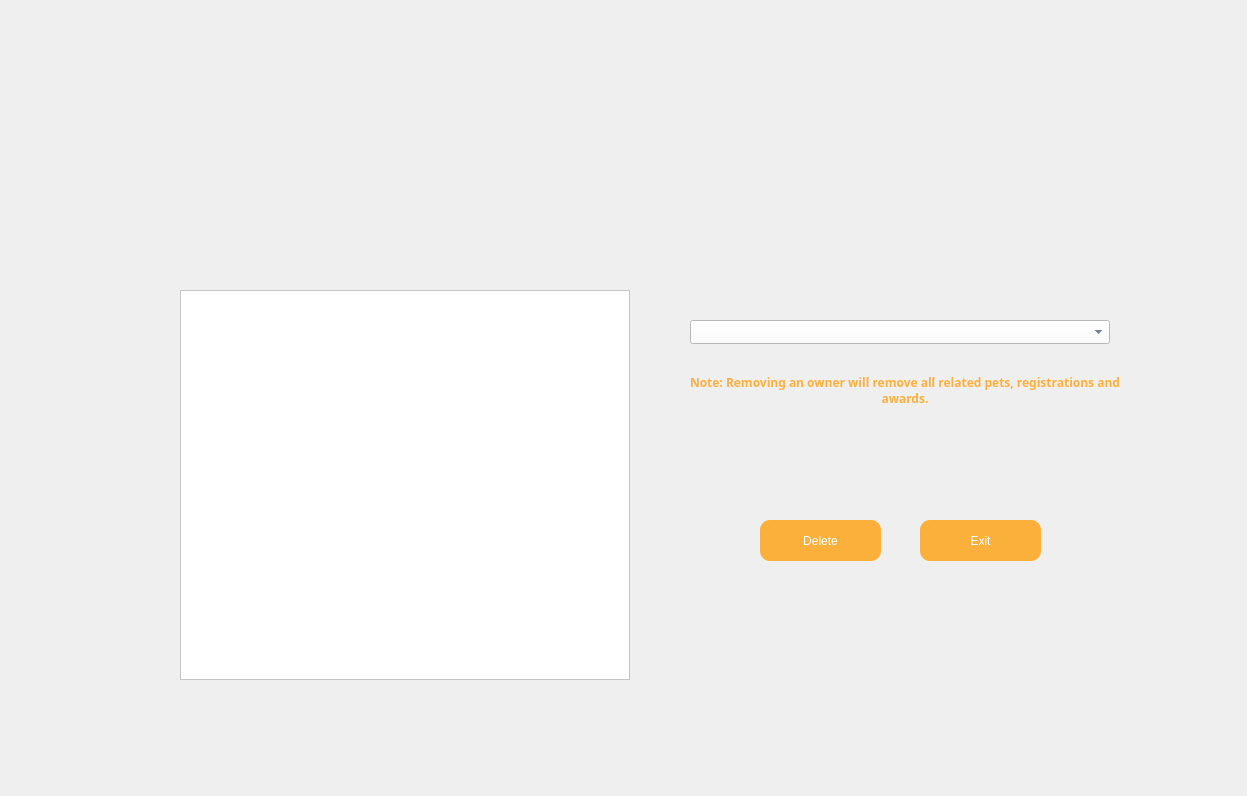
<?xml version="1.0" encoding="UTF-8"?>
<ui version="4.0">
 <class>RemoveOwnerDialog</class>
 <widget class="QDialog" name="RemoveOwnerDialog">
  <property name="geometry">
   <rect>
    <x>0</x>
    <y>0</y>
    <width>1247</width>
    <height>796</height>
   </rect>
  </property>
  <property name="windowTitle">
   <string>Remove Owner Data</string>
  </property>
  <widget class="QLabel" name="label">
   <property name="geometry">
    <rect>
     <x>0</x>
     <y>0</y>
     <width>1247</width>
     <height>796</height>
    </rect>
   </property>
   <property name="text">
    <string/>
   </property>
   <property name="pixmap">
    <pixmap>images/removeowner_bg.png</pixmap>
   </property>
   <property name="scaledContents">
    <bool>true</bool>
   </property>
  </widget>
  <widget class="QTableWidget" name="ownerstable">
   <property name="geometry">
    <rect>
     <x>180</x>
     <y>290</y>
     <width>450</width>
     <height>390</height>
    </rect>
   </property>
   <property name="font">
    <font>
     <family>Berlin Sans FB Demi</family>
     <pointsize>10</pointsize>
     <bold>true</bold>
    </font>
   </property>
   <property name="styleSheet">
    <string notr="true">color: rgb(20, 33, 68);
background-color: rgb(255, 255, 255);</string>
   </property>
  </widget>
  <widget class="QComboBox" name="ownercombo">
   <property name="geometry">
    <rect>
     <x>690</x>
     <y>320</y>
     <width>420</width>
     <height>24</height>
    </rect>
   </property>
   <property name="styleSheet">
    <string notr="true">font: 700 10pt &quot;Berlin Sans FB Demi&quot;;
color: rgb(40, 52, 84);
background-color: rgb(255, 255, 255);</string>
   </property>
  </widget>
  <widget class="QLabel" name="warninglabel">
   <property name="geometry">
    <rect>
     <x>690</x>
     <y>370</y>
     <width>430</width>
     <height>40</height>
    </rect>
   </property>
   <property name="font">
    <font>
     <family>Berlin Sans FB Demi</family>
     <pointsize>9</pointsize>
     <bold>true</bold>
    </font>
   </property>
   <property name="styleSheet">
    <string notr="true">font: 700 9pt &quot;Berlin Sans FB Demi&quot;;
color: rgb(251, 176, 59);</string>
   </property>
   <property name="text">
    <string>Note: Removing an owner will remove all related pets, registrations and awards.</string>
   </property>
   <property name="alignment">
    <set>Qt::AlignCenter</set>
   </property>
   <property name="wordWrap">
    <bool>true</bool>
   </property>
  </widget>
  <widget class="QLabel" name="msglabel">
   <property name="geometry">
    <rect>
     <x>650</x>
     <y>420</y>
     <width>420</width>
     <height>20</height>
    </rect>
   </property>
   <property name="font">
    <font>
     <family>Berlin Sans FB Demi</family>
     <pointsize>10</pointsize>
     <bold>true</bold>
    </font>
   </property>
   <property name="styleSheet">
    <string notr="true">font: 700 10pt &quot;Berlin Sans FB Demi&quot;;
color: rgb(251, 176, 59);</string>
   </property>
   <property name="text">
    <string/>
   </property>
   <property name="alignment">
    <set>Qt::AlignCenter</set>
   </property>
  </widget>
  <widget class="QPushButton" name="deleteownerbutt">
   <property name="geometry">
    <rect>
     <x>760</x>
     <y>520</y>
     <width>121</width>
     <height>41</height>
    </rect>
   </property>
   <property name="cursor">
    <cursorShape>PointingHandCursor</cursorShape>
   </property>
   <property name="styleSheet">
    <string notr="true">QWidget#deleteownerbutt{
background-color: rgb(251, 176, 59);
font: 900 12pt &quot;Arial Black&quot;; color : rgb(255, 255, 255);
border-radius: 10px;}

QWidget#deleteownerbutt:hover {
    background-color:rgb(238, 223, 146);
    border: 2px solid #388E3C;
    padding: 10px 20px;
    font-size: 15px;
}</string>
   </property>
   <property name="text">
    <string>Delete</string>
   </property>
  </widget>
  <widget class="QPushButton" name="exitbutton">
   <property name="geometry">
    <rect>
     <x>920</x>
     <y>520</y>
     <width>121</width>
     <height>41</height>
    </rect>
   </property>
   <property name="cursor">
    <cursorShape>PointingHandCursor</cursorShape>
   </property>
   <property name="styleSheet">
    <string notr="true">QWidget#exitbutton{
background-color: rgb(251, 176, 59);
font: 900 12pt &quot;Arial Black&quot;; color : rgb(255, 255, 255);
border-radius: 10px;}

QWidget#exitbutton:hover {
    background-color:rgb(238, 223, 146);
    border: 2px solid #388E3C;
    padding: 10px 20px;
    font-size: 15px;
}</string>
   </property>
   <property name="text">
    <string>Exit</string>
   </property>
  </widget>

 </widget>
 <resources/>
 <connections/>
</ui>
